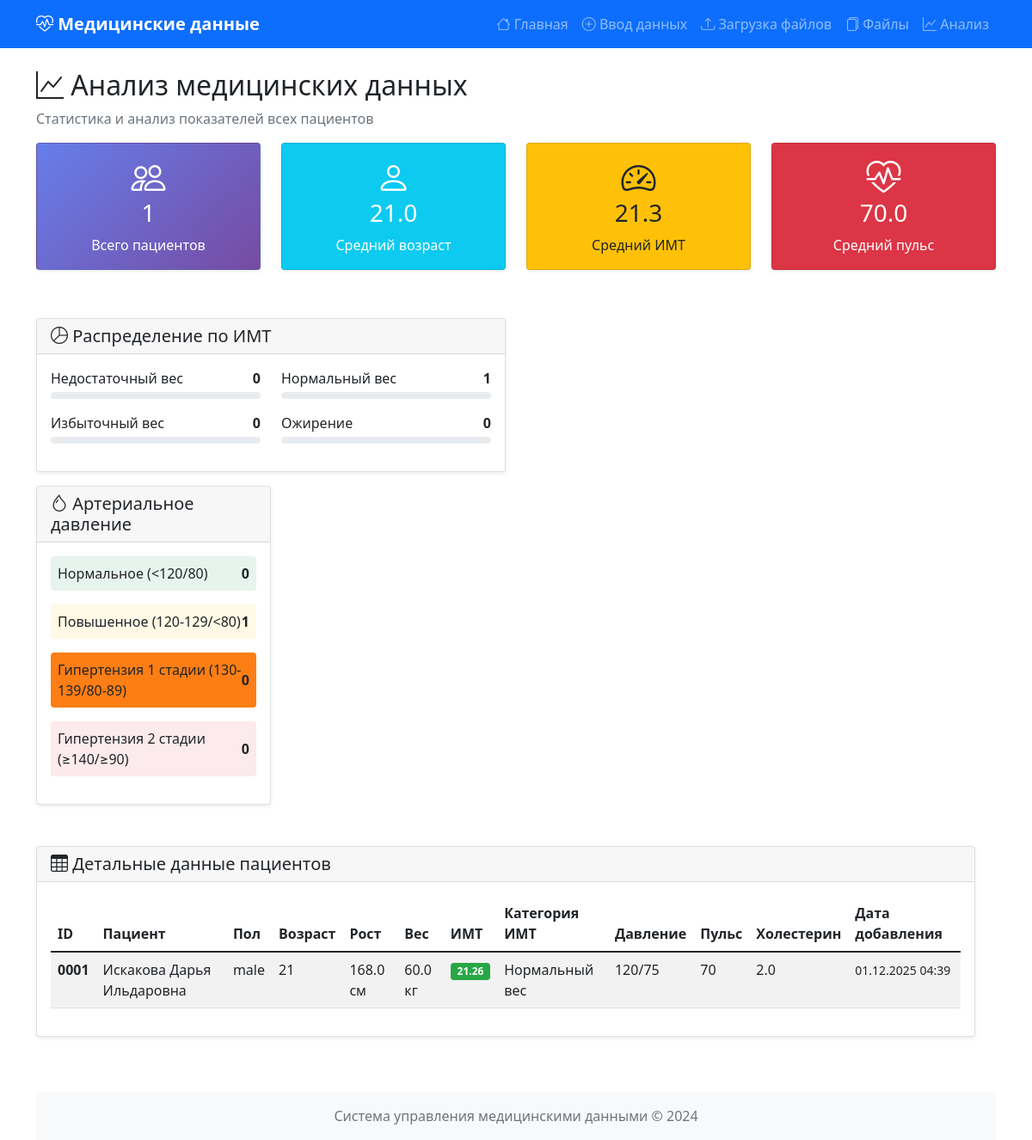
The page /analyze/ on the database as committed earlier.
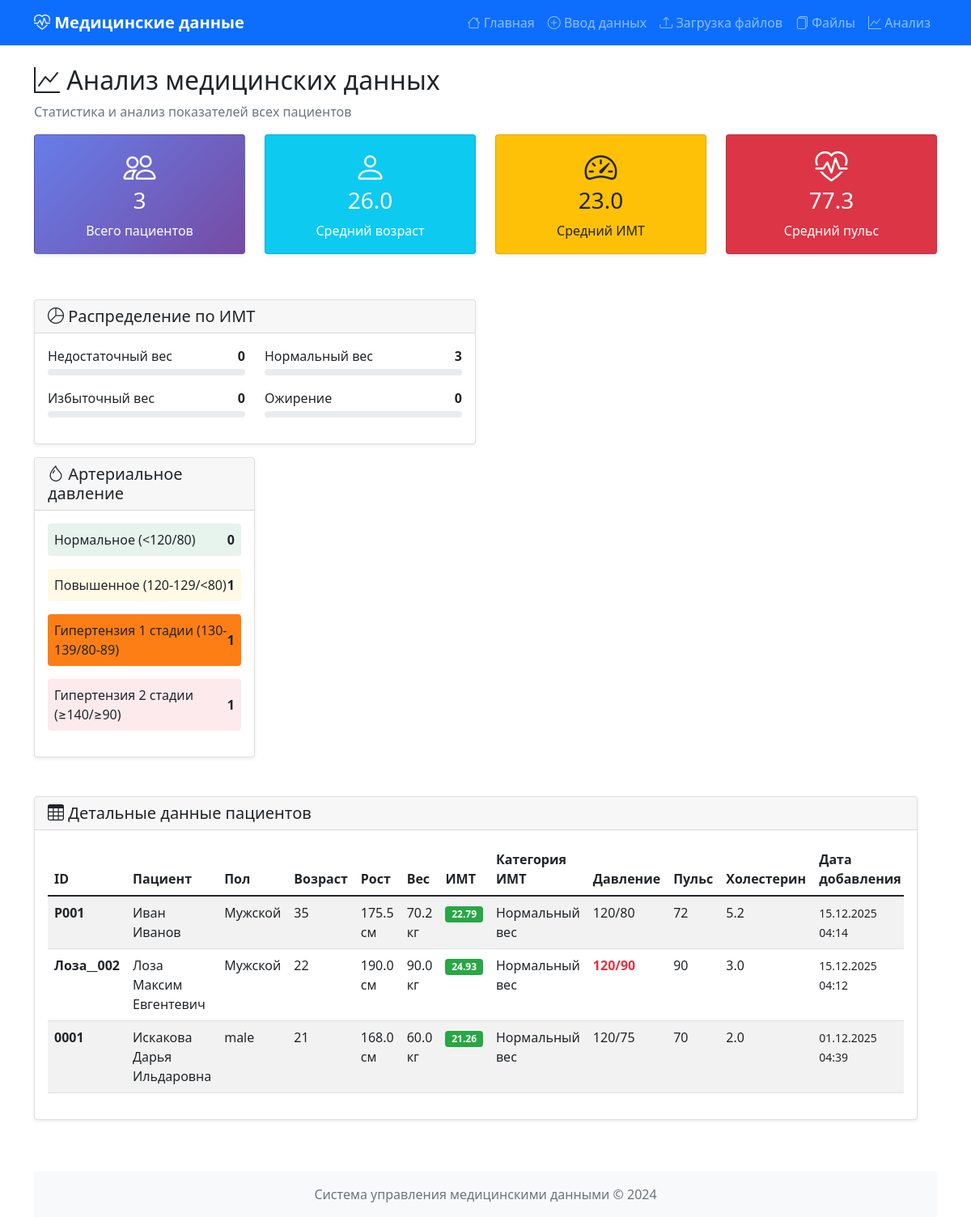
The same page on the database as committed later.
### health_info/models.py (models this page shows, shortened)
class HealthData(models.Model):
    patient_id = models.CharField(
        max_length=50,
        verbose_name="ID пациента"
    )
    patient_name = models.CharField(
        max_length=100,
        verbose_name="Имя пациента"
    )
    patient_gender = models.CharField(
        max_length=20,
        verbose_name="Пол пациента",
        blank=False,
        null=False
    )
    age = models.IntegerField(
        verbose_name="Возраст"
    )
    height = models.FloatField(
        verbose_name="Рост (см)"
    )
    weight = models.FloatField(
        verbose_name="Вес (кг)"
    )
    blood_pressure_systolic = models.IntegerField(
        verbose_name="Систолическое давление"
    )
    blood_pressure_diastolic = models.IntegerField(
        verbose_name="Диастолическое давление"
    )
    heart_rate = models.IntegerField(
        verbose_name="Частота сердечных сокращений"
    )
    cholesterol = models.FloatField(
        verbose_name="Уровень холестерина"
    )
    created_at = models.DateTimeField(auto_now_add=True)
    @property
    def bmi(self):
        if self.height > 0:
            return round(self.weight / ((self.height / 100) ** 2), 2)
        return 0
    def get_bmi_category(self):
        bmi = self.bmi
        if bmi < 18.5:
            return "Недостаточный вес"
        elif 18.5 <= bmi < 25:
            return "Нормальный вес"
        elif 25 <= bmi < 30:
            return "Избыточный вес"
        else:
            return "Ожирение"
    class Meta:
        verbose_name = "Медицинские данные"
        verbose_name_plural = "Медицинские данные"
        ordering = ['-created_at']

### health_info/views.py (the view)
# urls.py: path('analyze/', views.analyze_data, name='analyze_data'),
def analyze_data(request):
    all_data = HealthData.objects.all()
    if not all_data.exists():
        messages.info(request, 'Нет данных для анализа. Добавьте данные через форму или загрузите файлы.')
        return redirect('health_info:home')
    total_patients = all_data.count()
    avg_age = sum([data.age for data in all_data]) / total_patients
    avg_bmi = sum([data.bmi for data in all_data]) / total_patients
    avg_heart_rate = sum([data.heart_rate for data in all_data]) / total_patients
    avg_cholesterol = sum([data.cholesterol for data in all_data]) / total_patients
    bmi_categories = {
        'underweight': 0,
        'normal': 0,
        'overweight': 0,
        'obese': 0
    }
    for data in all_data:
        bmi = data.bmi
        if bmi < 18.5:
            bmi_categories['underweight'] += 1
        elif 18.5 <= bmi < 25:
            bmi_categories['normal'] += 1
        elif 25 <= bmi < 30:
            bmi_categories['overweight'] += 1
        else:
            bmi_categories['obese'] += 1
    bp_categories = {
        'normal': 0,
        'elevated': 0,
        'stage1': 0,
        'stage2': 0
    }
    for data in all_data:
        systolic = data.blood_pressure_systolic
        diastolic = data.blood_pressure_diastolic
        if systolic < 120 and diastolic < 80:
            bp_categories['normal'] += 1
        elif 120 <= systolic <= 129 and diastolic < 80:
            bp_categories['elevated'] += 1
        elif 130 <= systolic <= 139 or 80 <= diastolic <= 89:
            bp_categories['stage1'] += 1
        elif systolic >= 140 or diastolic >= 90:
            bp_categories['stage2'] += 1
    context = {
        'total_patients': total_patients,
        'avg_age': round(avg_age, 1),
        'avg_bmi': round(avg_bmi, 1),
        'avg_heart_rate': round(avg_heart_rate, 1),
        'avg_cholesterol': round(avg_cholesterol, 1),
        'bmi_categories': bmi_categories,
        'bp_categories': bp_categories,
        'all_data': all_data
    }
    return render(request, 'health_info/analyze.html', context)

### health_info/templates/health_info/analyze.html (shortened to what this page needs)
{% extends 'health_info/base.html' %}
{% block content %}
<div class="row">
    <div class="col-12">
        <h2><i class="bi bi-graph-up"></i> Анализ медицинских данных</h2>
        <p class="text-muted">Статистика и анализ показателей всех пациентов</p>
    </div>
</div>
{% if total_patients == 0 %}
<div class="alert alert-info text-center">
    <i class="bi bi-graph-up display-4 d-block mb-3"></i>
    <h4>Нет данных для анализа</h4>
    <p class="mb-3">Добавьте данные пациентов через форму или загрузите файлы, чтобы увидеть статистику.</p>
    <div class="d-grid gap-2 d-md-block">
        <a href="{% url 'health_info:input_data' %}" class="btn btn-primary me-2">
            <i class="bi bi-plus-circle"></i> Ввести данные
        </a>
        <a href="{% url 'health_info:upload_file' %}" class="btn btn-outline-primary">
            <i class="bi bi-upload"></i> Загрузить файл
        </a>
    </div>
</div>
{% else %}
<div class="row mb-4">
    <div class="col-md-3 mb-3">
        <div class="card text-center stat-card">
            <div class="card-body">
                <i class="bi bi-people display-6"></i>
                <h3>{{ total_patients }}</h3>
                <p class="mb-0">Всего пациентов</p>
            </div>
        </div>
    </div>
    <div class="col-md-3 mb-3">
        <div class="card text-center bg-info text-white">
            <div class="card-body">
                <i class="bi bi-person display-6"></i>
                <h3>{{ avg_age }}</h3>
                <p class="mb-0">Средний возраст</p>
            </div>
        </div>
    </div>
    <div class="col-md-3 mb-3">
        <div class="card text-center bg-warning text-dark">
            <div class="card-body">
                <i class="bi bi-speedometer2 display-6"></i>
                <h3>{{ avg_bmi }}</h3>
                <p class="mb-0">Средний ИМТ</p>
            </div>
        </div>
    </div>
    <div class="col-md-3 mb-3">
        <div class="card text-center bg-danger text-white">
            <div class="card-body">
                <i class="bi bi-heart-pulse display-6"></i>
                <h3>{{ avg_heart_rate }}</h3>
                <p class="mb-0">Средний пульс</p>
            </div>
        </div>
    </div>
</div>
<div class="row">
    <div class="col-md-6 mb-4">
        <div class="card">
            <div class="card-header">
                <h5 class="card-title mb-0"><i class="bi bi-pie-chart"></i> Распределение по ИМТ</h5>
            </div>
            <div class="card-body">
                <div class="row">
                    <div class="col-6 mb-3">
                        <div class="d-flex align-items-center">
                            <div class="flex-grow-1">
                                <div class="d-flex justify-content-between">
                                    <span>Недостаточный вес</span>
                                    <strong>{{ bmi_categories.underweight }}</strong>
                                </div>
                                <div class="progress mt-1" style="height: 8px;">
                                </div>
                            </div>
                        </div>
                    </div>
                    <div class="col-6 mb-3">
                        <div class="d-flex align-items-center">
                            <div class="flex-grow-1">
                                <div class="d-flex justify-content-between">
                                    <span>Нормальный вес</span>
                                    <strong>{{ bmi_categories.normal }}</strong>
                                </div>
                                <div class="progress mt-1" style="height: 8px;">
                                </div>
                            </div>
                        </div>
                    </div>
                    <div class="col-6 mb-3">
                        <div class="d-flex align-items-center">
                            <div class="flex-grow-1">
                                <div class="d-flex justify-content-between">
                                    <span>Избыточный вес</span>
                                    <strong>{{ bmi_categories.overweight }}</strong>
                                </div>
                                <div class="progress mt-1" style="height: 8px;">
                                </div>
                            </div>
                        </div>
                    </div>
                    <div class="col-6 mb-3">
                        <div class="d-flex align-items-center">
                            <div class="flex-grow-1">
                                <div class="d-flex justify-content-between">
                                    <span>Ожирение</span>
                                    <strong>{{ bmi_categories.obese }}</strong>
                                </div>
                                <div class="progress mt-1" style="height: 8px;">
                            </div>
                        </div>
                    </div>
                </div>
            </div>
        </div>
    </div>
    <div class="col-md-6 mb-4">
        <div class="card">
            <div class="card-header">
                <h5 class="card-title mb-0"><i class="bi bi-droplet"></i> Артериальное давление</h5>
            </div>
            <div class="card-body">
                <div class="row">
                    <div class="col-12 mb-3">
                        <div class="d-flex justify-content-between align-items-center p-2 bg-success bg-opacity-10 rounded">
                            <span>Нормальное (&lt;120/80)</span>
                            <strong>{{ bp_categories.normal }}</strong>
                        </div>
                    </div>
                    <div class="col-12 mb-3">
                        <div class="d-flex justify-content-between align-items-center p-2 bg-warning bg-opacity-10 rounded">
                            <span>Повышенное (120-129/&lt;80)</span>
                            <strong>{{ bp_categories.elevated }}</strong>
                        </div>
                    </div>
                    <div class="col-12 mb-3">
                        <div class="d-flex justify-content-between align-items-center p-2 bg-orange bg-opacity-10 rounded">
                            <span>Гипертензия 1 стадии (130-139/80-89)</span>
                            <strong>{{ bp_categories.stage1 }}</strong>
                        </div>
                    </div>
                    <div class="col-12 mb-3">
                        <div class="d-flex justify-content-between align-items-center p-2 bg-danger bg-opacity-10 rounded">
                            <span>Гипертензия 2 стадии (≥140/≥90)</span>
                            <strong>{{ bp_categories.stage2 }}</strong>
                        </div>
                    </div>
                </div>
            </div>
        </div>
    </div>
</div>
<div class="row">
    <div class="col-12">
        <div class="card">
            <div class="card-header">
                <h5 class="card-title mb-0"><i class="bi bi-table"></i> Детальные данные пациентов</h5>
            </div>
            <div class="card-body">
                <div class="table-responsive">
                    <table class="table table-striped table-hover">
                        <thead>
                            <tr>
                                <th>ID</th>
                                <th>Пациент</th>
                                <th>Пол</th>
                                <th>Возраст</th>
                                <th>Рост</th>
                                <th>Вес</th>
                                <th>ИМТ</th>
                                <th>Категория ИМТ</th>
                                <th>Давление</th>
                                <th>Пульс</th>
                                <th>Холестерин</th>
                                <th>Дата добавления</th>
                            </tr>
                        </thead>
                        <tbody>
                            {% for data in all_data %}
                            <tr>
                                <td><strong>{{ data.patient_id }}</strong></td>
                                <td>{{ data.patient_name }}</td>
                                <td>{{ data.patient_gender }}</td>
                                <td>{{ data.age }}</td>
                                <td>{{ data.height }} см</td>
                                <td>{{ data.weight }} кг</td>
                                <td>
                                    <span class="badge
                                        {% if data.bmi < 18.5 %}bmi-underweight
                                        {% elif data.bmi < 25 %}bmi-normal
                                        {% elif data.bmi < 30 %}bmi-overweight
                                        {% else %}bmi-obese{% endif %}">
                                        {{ data.bmi }}
                                    </span>
                                </td>
                                <td>{{ data.get_bmi_category }}</td>
                                <td>
                                    <span class="{% if data.blood_pressure_systolic >= 140 or data.blood_pressure_diastolic >= 90 %}text-danger fw-bold{% endif %}">
                                        {{ data.blood_pressure_systolic }}/{{ data.blood_pressure_diastolic }}
                                    </span>
                                </td>
                                <td>{{ data.heart_rate }}</td>
                                <td>{{ data.cholesterol }}</td>
                                <td><small>{{ data.created_at|date:"d.m.Y H:i" }}</small></td>
                            </tr>
                            {% endfor %}
                        </tbody>
                    </table>
                </div>
            </div>
        </div>
    </div>
</div>
{% endif %}
{% endblock %}

### health_info/templates/health_info/base.html (shortened to what this page needs)
<!DOCTYPE html>
<html lang="ru">
<head>
    <link href="https://cdn.jsdelivr.net/npm/bootstrap@5.1.3/dist/css/bootstrap.min.css" rel="stylesheet">
    <link rel="stylesheet" href="https://cdn.jsdelivr.net/npm/bootstrap-icons@1.8.0/font/bootstrap-icons.css">
</head>
<body>
    <nav class="navbar navbar-expand-lg navbar-dark bg-primary">
        <div class="container">
            <a class="navbar-brand" href="{% url 'health_info:home' %}">
                <i class="bi bi-heart-pulse"></i> Медицинские данные
            </a>
            <div class="collapse navbar-collapse" id="navbarNav">
                <ul class="navbar-nav ms-auto">
                    <li class="nav-item">
                        <a class="nav-link" href="{% url 'health_info:home' %}">
                            <i class="bi bi-house"></i> Главная
                        </a>
                    </li>
                    <li class="nav-item">
                        <a class="nav-link" href="{% url 'health_info:input_data' %}">
                            <i class="bi bi-plus-circle"></i> Ввод данных
                        </a>
                    </li>
                    <li class="nav-item">
                        <a class="nav-link" href="{% url 'health_info:upload_file' %}">
                            <i class="bi bi-upload"></i> Загрузка файлов
                        </a>
                    </li>
                    <li class="nav-item">
                        <a class="nav-link" href="{% url 'health_info:file_list' %}">
                            <i class="bi bi-files"></i> Файлы
                        </a>
                    </li>
                    <li class="nav-item">
                        <a class="nav-link" href="{% url 'health_info:analyze_data' %}">
                            <i class="bi bi-graph-up"></i> Анализ
                        </a>
                    </li>
                </ul>
            </div>
        </div>
    </nav>
    <div class="container mt-4">
        {% block content %}
        {% endblock %}
    </div>
    <footer class="bg-light text-center py-3 mt-5">
        <div class="container">
            <p class="text-muted mb-0">Система управления медицинскими данными &copy; 2024</p>
        </div>
    </footer>
</body>
</html>

### health_info/templates/health_info/base.html (style rules this page uses)
.navbar-brand { font-weight: bold; }
.card { box-shadow: 0 0.125rem 0.25rem rgba(0, 0, 0, 0.075); margin-bottom: 1rem; }
.stat-card { background: linear-gradient(135deg, #667eea 0%, #764ba2 100%); color: white; }
.bmi-normal { background-color: #28a745; }

### health_info/templates/health_info/analyze.html (style rules this page uses)
.bg-orange { background-color: #fd7e14 !important; }
.bmi-normal { background-color: #28a745 !important; }

Rows that differ between the two databases and show on the page:
added HealthData: patient_id "P001", patient_name "Иван Иванов", patient_gender "Мужской", age "35", height "175.5", weight "70.2", bmi "22.79", get_bmi_category "Нормальный вес", blood_pressure_systolic "120", blood_pressure_diastolic "80", heart_rate "72", cholesterol "5.2", created_at "15.12.2025 04:14"
added HealthData: patient_id "Лоза__002", patient_name "Лоза Максим Евгентевич", patient_gender "Mужской", age "22", height "190.0", weight "90.0", bmi "24.93", get_bmi_category "Нормальный вес", blood_pressure_systolic "120", blood_pressure_diastolic "90", heart_rate "90", cholesterol "3.0", created_at "15.12.2025 04:12"
Other text that changed with them:
{{ total_patients }}: "1" → "3"
{{ avg_age }}: "21.0" → "26.0"
{{ avg_bmi }}: "21.3" → "23.0"
{{ avg_heart_rate }}: "70.0" → "77.3"
{{ bmi_categories.normal }}: "1" → "3"
{{ bp_categories.stage1 }}: "0" → "1"
{{ bp_categories.stage2 }}: "0" → "1"
